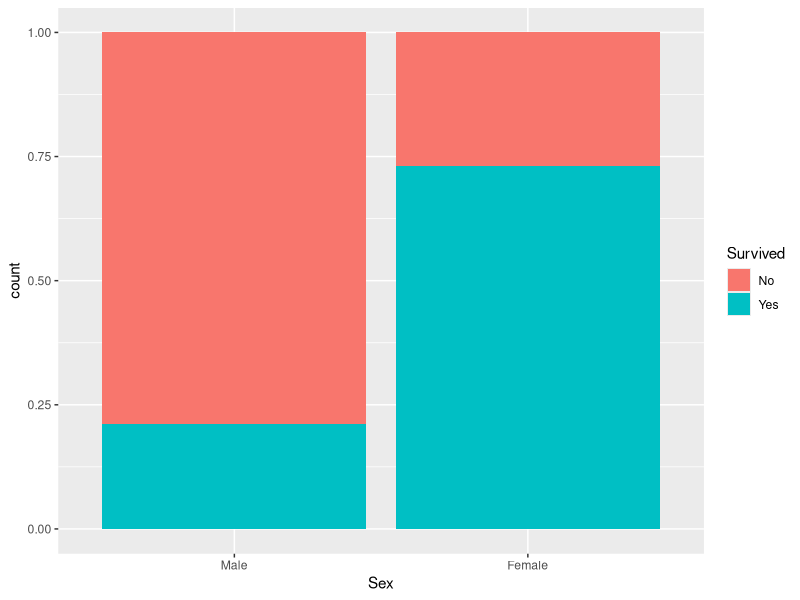

Write R code to recreate this figure.
library(tidyverse)
Titanic %>% 
  data.frame() %>% 
  uncount(Freq) %>% 
  ggplot() + 
  aes(x = Sex) + 
  geom_bar(position = "fill") + 
  aes(fill = Survived)
